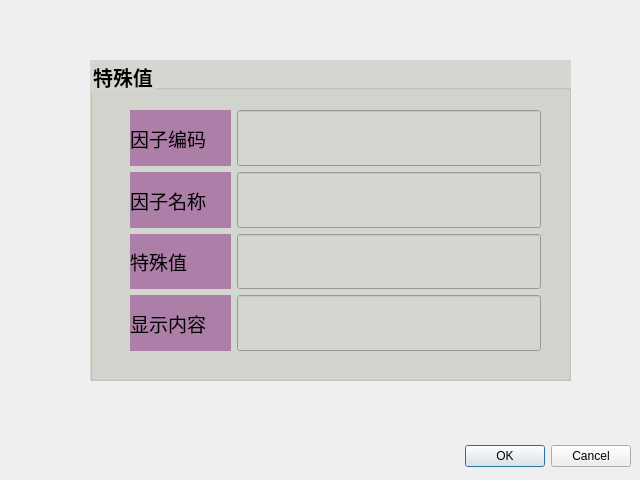
<?xml version="1.0" encoding="UTF-8"?>
<ui version="4.0">
 <class>TeshuzhiAdd</class>
 <widget class="QDialog" name="TeshuzhiAdd">
  <property name="geometry">
   <rect>
    <x>0</x>
    <y>0</y>
    <width>640</width>
    <height>480</height>
   </rect>
  </property>
  <property name="windowTitle">
   <string>Dialog</string>
  </property>
  <widget class="QDialogButtonBox" name="buttonBox">
   <property name="geometry">
    <rect>
     <x>10</x>
     <y>440</y>
     <width>621</width>
     <height>32</height>
    </rect>
   </property>
   <property name="orientation">
    <enum>Qt::Horizontal</enum>
   </property>
   <property name="standardButtons">
    <set>QDialogButtonBox::Cancel|QDialogButtonBox::Ok</set>
   </property>
  </widget>
  <widget class="QGroupBox" name="groupBox_17">
   <property name="geometry">
    <rect>
     <x>90</x>
     <y>60</y>
     <width>481</width>
     <height>321</height>
    </rect>
   </property>
   <property name="font">
    <font>
     <pointsize>15</pointsize>
     <weight>75</weight>
     <bold>true</bold>
    </font>
   </property>
   <property name="styleSheet">
    <string notr="true">background-color: rgb(211, 215, 207);</string>
   </property>
   <property name="title">
    <string>特殊值</string>
   </property>
   <widget class="QWidget" name="layoutWidget">
    <property name="geometry">
     <rect>
      <x>40</x>
      <y>50</y>
      <width>411</width>
      <height>241</height>
     </rect>
    </property>
    <layout class="QVBoxLayout" name="verticalLayout_13" stretch="1,1,1,1">
     <item>
      <layout class="QHBoxLayout" name="horizontalLayout_50" stretch="1,3">
       <item>
        <widget class="QLabel" name="label_4">
         <property name="font">
          <font>
           <pointsize>14</pointsize>
          </font>
         </property>
         <property name="styleSheet">
          <string notr="true">background-color: rgb(173, 127, 168);</string>
         </property>
         <property name="text">
          <string>因子编码</string>
         </property>
        </widget>
       </item>
       <item>
        <widget class="QLineEdit" name="lineEdit_Code">
         <property name="sizePolicy">
          <sizepolicy hsizetype="Expanding" vsizetype="Expanding">
           <horstretch>0</horstretch>
           <verstretch>0</verstretch>
          </sizepolicy>
         </property>
         <property name="font">
          <font>
           <pointsize>14</pointsize>
          </font>
         </property>
        </widget>
       </item>
      </layout>
     </item>
     <item>
      <layout class="QHBoxLayout" name="horizontalLayout_71" stretch="1,3">
       <item>
        <widget class="QLabel" name="label_76">
         <property name="font">
          <font>
           <pointsize>14</pointsize>
          </font>
         </property>
         <property name="styleSheet">
          <string notr="true">background-color: rgb(173, 127, 168);</string>
         </property>
         <property name="text">
          <string>因子名称</string>
         </property>
        </widget>
       </item>
       <item>
        <widget class="QLineEdit" name="lineEdit_Name">
         <property name="sizePolicy">
          <sizepolicy hsizetype="Expanding" vsizetype="Expanding">
           <horstretch>0</horstretch>
           <verstretch>0</verstretch>
          </sizepolicy>
         </property>
         <property name="font">
          <font>
           <pointsize>14</pointsize>
          </font>
         </property>
        </widget>
       </item>
      </layout>
     </item>
     <item>
      <layout class="QHBoxLayout" name="horizontalLayout_72" stretch="1,3">
       <item>
        <widget class="QLabel" name="label_77">
         <property name="font">
          <font>
           <pointsize>14</pointsize>
          </font>
         </property>
         <property name="styleSheet">
          <string notr="true">background-color: rgb(173, 127, 168);</string>
         </property>
         <property name="text">
          <string>特殊值</string>
         </property>
        </widget>
       </item>
       <item>
        <widget class="QLineEdit" name="lineEdit_Key">
         <property name="sizePolicy">
          <sizepolicy hsizetype="Expanding" vsizetype="Expanding">
           <horstretch>0</horstretch>
           <verstretch>0</verstretch>
          </sizepolicy>
         </property>
         <property name="font">
          <font>
           <pointsize>14</pointsize>
          </font>
         </property>
         <property name="text">
          <string/>
         </property>
        </widget>
       </item>
      </layout>
     </item>
     <item>
      <layout class="QHBoxLayout" name="horizontalLayout_73" stretch="1,3">
       <item>
        <widget class="QLabel" name="label_78">
         <property name="font">
          <font>
           <pointsize>14</pointsize>
          </font>
         </property>
         <property name="styleSheet">
          <string notr="true">background-color: rgb(173, 127, 168);</string>
         </property>
         <property name="text">
          <string>显示内容</string>
         </property>
        </widget>
       </item>
       <item>
        <widget class="QLineEdit" name="lineEdit_Val">
         <property name="sizePolicy">
          <sizepolicy hsizetype="Expanding" vsizetype="Expanding">
           <horstretch>0</horstretch>
           <verstretch>0</verstretch>
          </sizepolicy>
         </property>
         <property name="font">
          <font>
           <pointsize>14</pointsize>
          </font>
         </property>
         <property name="text">
          <string/>
         </property>
        </widget>
       </item>
      </layout>
     </item>
    </layout>
   </widget>
  </widget>
 </widget>
 <resources/>
 <connections>
  <connection>
   <sender>buttonBox</sender>
   <signal>accepted()</signal>
   <receiver>TeshuzhiAdd</receiver>
   <slot>accept()</slot>
   <hints>
    <hint type="sourcelabel">
     <x>248</x>
     <y>254</y>
    </hint>
    <hint type="destinationlabel">
     <x>157</x>
     <y>274</y>
    </hint>
   </hints>
  </connection>
  <connection>
   <sender>buttonBox</sender>
   <signal>rejected()</signal>
   <receiver>TeshuzhiAdd</receiver>
   <slot>reject()</slot>
   <hints>
    <hint type="sourcelabel">
     <x>316</x>
     <y>260</y>
    </hint>
    <hint type="destinationlabel">
     <x>286</x>
     <y>274</y>
    </hint>
   </hints>
  </connection>
 </connections>
</ui>
